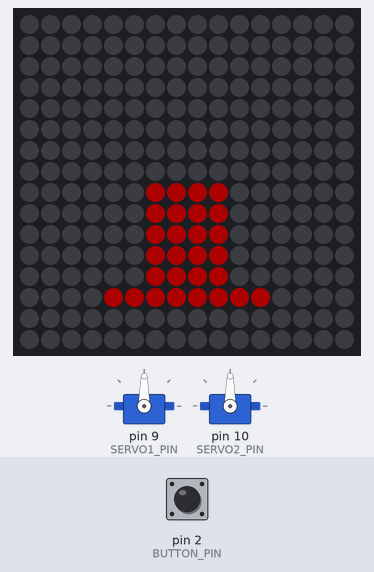
Bench run of a sketch on a simulated Arduino Uno, built with avr-gcc and run on an emulated ATmega328P. Shown: 2 × servo, 16×16 RGB LED matrix (first LED top left, wired row by row). The inputs (shaded band) are chosen by the test bench; at power-on: pin 2 (BUTTON_PIN) HIGH. Dim RGB values are drawn brighter than linear.

Above: at 1.28 s.
1.3 s: pin 2 (BUTTON_PIN) pulled LOW for 0.15 s
At 1.46 s:
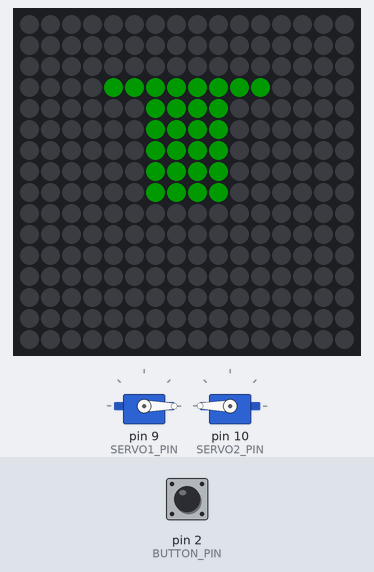
2.0 s: pin 2 (BUTTON_PIN) pulled LOW for 1 s
At 2.5 s:
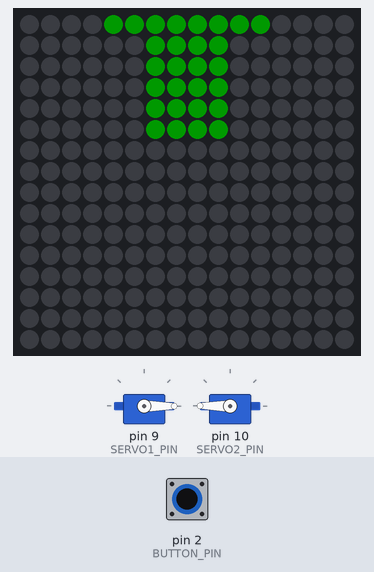
Timing chart, 0 to 5.0 s (numbered marks = the images above; inputs shaded):
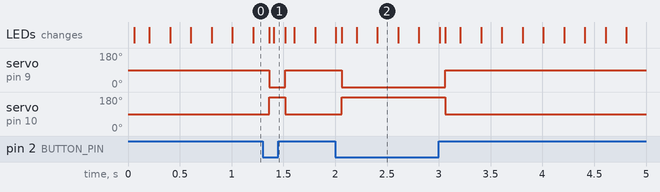

Measured:
- after the input at 1.3 s, servo on pin 9 (SERVO1_PIN): 90° → 0° after 0.06 s, → 90° 0.16 s later; servo on pin 10 (SERVO2_PIN): 90° → 180° after 0.06 s, → 90° 0.16 s later; the LEDs: first change after 0.06 s (image 1 shows a later state)
- after the input at 2.0 s, servo on pin 9 (SERVO1_PIN): 90° → 0° after 0.06 s, → 90° 1.0 s later; servo on pin 10 (SERVO2_PIN): 90° → 180° after 0.06 s, → 90° 1.0 s later; the LEDs: first differ from a run without the input after 0.06 s (image 2 shows a later state)

The sketch:

sketch_apr4a.ino
```cpp
#include <FastLED.h>
#include <Servo.h>

// Настройки светодиодной матрицы
#define LED_PIN 6
#define NUM_LEDS 256
#define BRIGHTNESS 50
CRGB leds[NUM_LEDS];

// Настройки сервоприводов
#define SERVO1_PIN 9
#define SERVO2_PIN 10
Servo servo1;
Servo servo2;

// Настройки кнопки
#define BUTTON_PIN 2
bool buttonState = false;
bool lastButtonState = HIGH;
unsigned long pressStartTime = 0;
unsigned long lastDebounceTime = 0;
const unsigned long debounceDelay = 50;

// Конфигурация матрицы 16x16
#define MATRIX_WIDTH 16
#define MATRIX_HEIGHT 16
#define MATRIX_TYPE 0

uint16_t XY(uint8_t x, uint8_t y) {
  if (x >= MATRIX_WIDTH || y >= MATRIX_HEIGHT) return 9999;

  if (MATRIX_TYPE == 0) {
    return (y % 2 == 0) ? (y * MATRIX_WIDTH) + x
                        : (y * MATRIX_WIDTH) + (MATRIX_WIDTH - 1 - x);
  }
  return (y * MATRIX_WIDTH) + x;
}

void setup() {
  // Инициализация светодиодов
  FastLED.addLeds<NEOPIXEL, LED_PIN>(leds, NUM_LEDS);
  FastLED.setBrightness(BRIGHTNESS);

  // Инициализация сервоприводов
  servo1.attach(SERVO1_PIN);
  servo2.attach(SERVO2_PIN);
  servo1.write(90);
  servo2.write(90);

  // Настройка кнопки
  pinMode(BUTTON_PIN, INPUT_PULLUP);
}

void loop() {
  // Обработка кнопки с антидребезгом
  int reading = digitalRead(BUTTON_PIN);

  // Обновление состояния кнопки
  if (reading != lastButtonState) {
    lastDebounceTime = millis();
  }

  if ((millis() - lastDebounceTime) > debounceDelay) {
    if (reading != buttonState) {
      buttonState = reading;

      // Управление сервоприводами
      if (buttonState == LOW) {
        servo1.write(0);
        servo2.write(180);
        pressStartTime = millis();
      } else {
        servo1.write(90);
        servo2.write(90);
      }
    }
  }
  lastButtonState = reading;

  // Управление светодиодной матрицей
  if (buttonState == LOW) {
    unsigned long pressDuration = millis() - pressStartTime;

    if (pressDuration < 5000) {
      animateDownArrow((millis()/200) % 4);
    } else {
      drawStaticDownArrow();
      animateBorder((millis()/50) % 128);
    }
  } else {
    animateUpArrow((millis()/200) % 4);
  }

  FastLED.show();
}

// Функции анимации (полностью сохранены из оригинального кода)
void animateUpArrow(int frame) {
  FastLED.clear();
  CRGB color = CRGB::Red;

  int offset = frame - 2;
  for (int i = 0; i < 5; i++) {
    int y = 12 + offset - i;
    if (y >= 0 && y < 16) {
      for (int x = 6; x <= 9; x++) {
        leds[XY(x, y)] = color;
      }
    }
  }
  for (int x = 4; x <= 11; x++) {
    int y = 13 + offset;
    if (y >= 0 && y < 16) leds[XY(x, y)] = color;
  }
}

void animateDownArrow(int frame) {
  FastLED.clear();
  CRGB color = CRGB::Green;

  int offset = frame - 2;
  for (int i = 0; i < 5; i++) {
    int y = 3 + offset + i;
    if (y >= 0 && y < 16) {
      for (int x = 6; x <= 9; x++) {
        leds[XY(x, y)] = color;
      }
    }
  }
  for (int x = 4; x <= 11; x++) {
    int y = 2 + offset;
    if (y >= 0 && y < 16) leds[XY(x, y)] = color;
  }
}

void drawStaticDownArrow() {
  CRGB color = CRGB::Green;

  for (int y = 7; y <= 9; y++) {
    for (int x = 6; x <= 9; x++) {
      leds[XY(x, y)] = color;
    }
  }
  for (int x = 4; x <= 11; x++) {
    leds[XY(x, 10)] = color;
  }
}

void animateBorder(int pos) {
  CRGB color = CRGB::Blue;

  for (int i = 0; i < 128; i++) {
    int currentPos = (pos + i) % 128;
    uint8_t brightness = (i < 16) ? 255 : max(0, 255 - (i-16)*15);

    if (currentPos < 32) {
      int x = currentPos % 16;
      leds[XY(x, 0)].nscale8_video(brightness);
    } else if (currentPos < 64) {
      int y = (currentPos - 32) % 16;
      leds[XY(15, y)].nscale8_video(brightness);
    } else if (currentPos < 96) {
      int x = 15 - (currentPos - 64) % 16;
      leds[XY(x, 15)].nscale8_video(brightness);
    } else {
      int y = 15 - (currentPos - 96) % 16;
      leds[XY(0, y)].nscale8_video(brightness);
    }
  }
}
```
